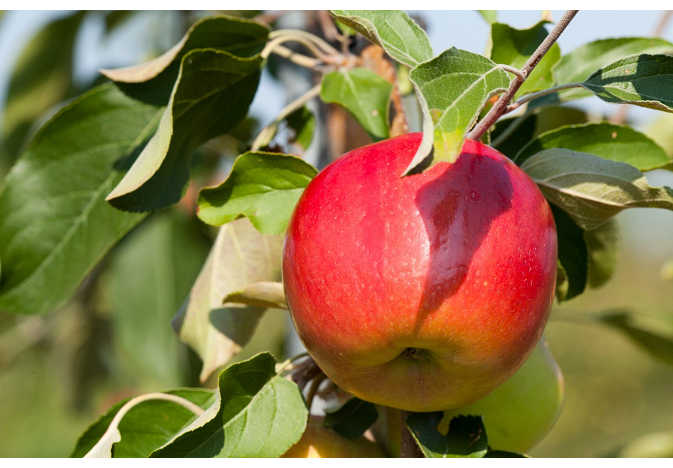
#> input picture hw1-apple_recognize/apple.png, 673 x 468 px
$ python visualize.py
#> lines starting #> are read from the running program, lines starting #| are printed output that depends on the picture
import cv2


def mouse_callback(event, x, y, flags, param):
    if event == cv2.EVENT_LBUTTONDOWN:
        if param == 0:
            h_value = h[y, x]  # 提取H通道值
            print(f"Hue at ({x}, {y}): {h_value}")
        if param == 1:
            s_value = s[y, x]  # 提取S通道值
            print(f"Saturation at ({x}, {y}): {s_value}")
        if param == 2:
            v_value = v[y, x]  # 提取V通道值
            print(f"Value at ({x}, {y}): {v_value}")


# 读取图像并转换为HSV颜色空间
image = cv2.imread("apple.png")
#> image is the input picture: shape (468, 673, 3); mean B, G, R 74.9, 119, 137.7

# 这里好像不能写!=
assert image is not None, "Failed to load image."

hsv_image = cv2.cvtColor(image, cv2.COLOR_BGR2HSV)
#> hsv_image: shape (468, 673, 3); mean H, S, V 44.8, 147, 146.6

# 存储hsv三通道的值
h, s, v = cv2.split(hsv_image)
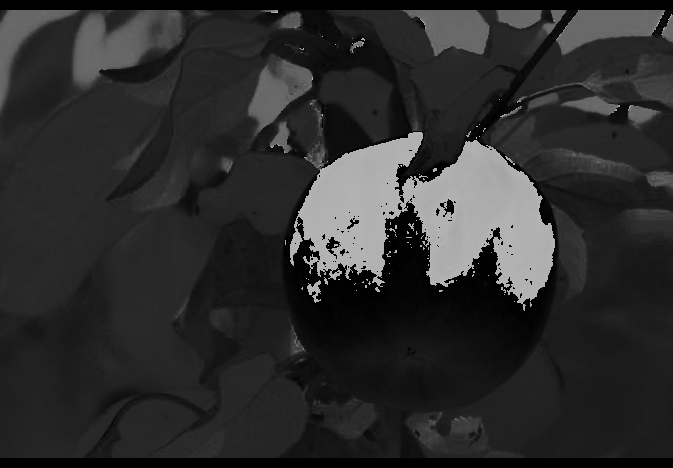
#> h: shape (468, 673); min 0, max 179, mean 44.8
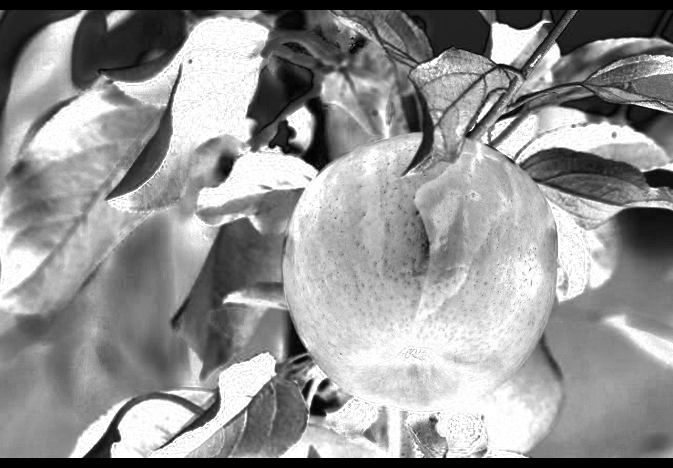
#> s: shape (468, 673); min 0, max 255, mean 147
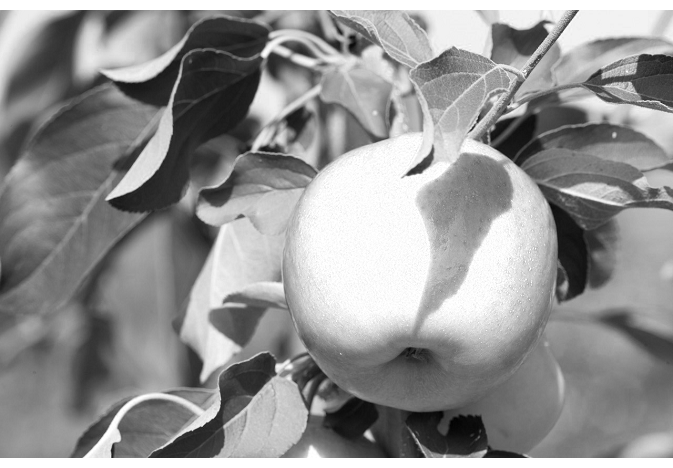
#> v: shape (468, 673); min 1, max 255, mean 146.6
cv2.imshow("Image", image)


# 设置鼠标回调函数
a = 0
cv2.imshow("Hue", h)
if a == 0:
    cv2.imshow("Hue", h)
    cv2.setMouseCallback("Hue", mouse_callback, a)
if a == 1:
    cv2.imshow("Saturation", s)
    cv2.setMouseCallback("Saturation", mouse_callback, a)
if a == 2:
    cv2.imshow("Value", v)
    cv2.setMouseCallback("Value", mouse_callback, a)


while True:
    key = cv2.waitKey(1) & 0xFF
#> (key Esc is pressed here)
    if key == 27:  # 按下ESC键退出循环
        break

cv2.destroyAllWindows()
